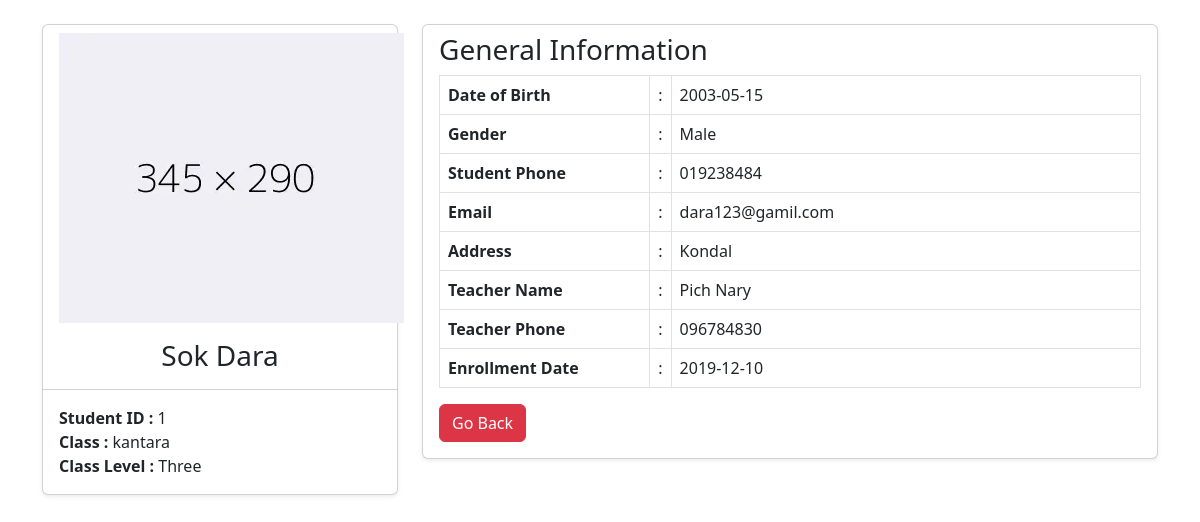
/admin/view-student-detail.php?id=1, run on the app's committed database.
### tables this page shows
CREATE TABLE IF NOT EXISTS `students` (
  `stuId` int NOT NULL AUTO_INCREMENT,
  `stuName` varchar(250) DEFAULT NULL,
  `stuSex` varchar(100) DEFAULT NULL,
  `stuDOB` date DEFAULT NULL,
  `stuPhone` varchar(250) DEFAULT NULL,
  `stuEmail` varchar(250) DEFAULT NULL,
  `stuAddress` varchar(250) DEFAULT NULL,
  `FK_teaID` int DEFAULT NULL,
  `FK_clsID` int DEFAULT NULL,
  `FK_enroll` int DEFAULT NULL,
  PRIMARY KEY (`stuId`),
  KEY `FK_teaID` (`FK_teaID`),
  KEY `FK_clsID` (`FK_clsID`),
  KEY `FK_enroll` (`FK_enroll`)
);

CREATE TABLE IF NOT EXISTS `classes` (
  `clsID` int NOT NULL AUTO_INCREMENT,
  `clsName` varchar(250) DEFAULT NULL,
  `clslevel` varchar(100) DEFAULT NULL,
  PRIMARY KEY (`clsID`)
);

CREATE TABLE IF NOT EXISTS `teachers` (
  `teaID` int NOT NULL AUTO_INCREMENT,
  `teaName` varchar(250) DEFAULT NULL,
  `teaSex` varchar(100) DEFAULT NULL,
  `teaSalary` float DEFAULT NULL,
  `teaSubject` varchar(250) DEFAULT NULL,
  `teaPhone` varchar(250) DEFAULT NULL,
  `teaEmail` varchar(250) DEFAULT NULL,
  `teaAddress` varchar(250) DEFAULT NULL,
  PRIMARY KEY (`teaID`)
);

CREATE TABLE IF NOT EXISTS `enrollment` (
  `EnID` int NOT NULL AUTO_INCREMENT,
  `EnDate` date DEFAULT NULL,
  PRIMARY KEY (`EnID`)
);

### admin/view-student-detail.php (the view, shortened to what this page needs)
<?php
$con_student = new mysqli('localhost', 'root', '', 'rupp_test');
$stu_id = $_GET['id'];
$student_sql = "SELECT s.*,c.clsName,c.clslevel,t.teaName,t.teaPhone,en.EnDate
                FROM `students` AS s
                INNER JOIN classes AS c
                ON s.FK_clsID = c.clsID
                INNER JOIN teachers AS t
                ON s.FK_teaID = t.teaID
                INNER JOIN enrollment AS en
                ON s.FK_enroll = en.EnID
                WHERE s.stuId = '$stu_id'";
$rs = $con_student->query($student_sql);
$student_row = mysqli_fetch_assoc($rs);
?>
<!DOCTYPE html>
<html lang="en">
<head>
    <link href="https://cdn.jsdelivr.net/npm/bootstrap@5.3.0-alpha3/dist/css/bootstrap.min.css" rel="stylesheet"
>
</head>
<body>
    <div class="student-profile py-4">
        <div class="container">
            <div class="row">
                <div class="col-lg-4">
                    <div class="card shadow-sm">
                        <div class="card-header bg-transparent text-center">
                            <img class="profile_img" src="./assets/icon/imga_holder.png" alt="">
                            <h3 class="mt-3"><?php echo $student_row['stuName'] ?></h3>
                        </div>
                        <div class="card-body">
                            <p class="mb-0"><strong class="pr-1">Student ID : </strong><?php echo $student_row['stuId'] ?></p>
                            <p class="mb-0"><strong class="pr-1">Class : </strong><?php echo $student_row['clsName'] ?></p>
                            <p class="mb-0"><strong class="pr-1">Class Level : </strong><?php echo $student_row['clslevel'] ?></p>
                        </div>
                    </div>
                </div>
                <div class="col-lg-8">
                    <div class="card shadow-sm">
                        <div class="card-header bg-transparent border-0">
                            <h3 class="mb-0"><i class="far fa-clone pr-1"></i>General Information</h3>
                        </div>
                        <div class="card-body pt-0">
                            <table class="table table-bordered">
                                <tr>
                                    <th width="30%">Date of Birth</th>
                                    <td width="2%">:</td>
                                    <td><?php echo $student_row['stuDOB'] ?></td>
                                </tr>
                                <tr>
                                    <th width="30%">Gender</th>
                                    <td width="2%">:</td>
                                    <td><?php echo $student_row['stuSex'] ?></td>
                                </tr>
                                <tr>
                                    <th width="30%">Student Phone </th>
                                    <td width="2%">:</td>
                                    <td><?php echo $student_row['stuPhone'] ?></td>
                                </tr>
                                <tr>
                                    <th width="30%">Email</th>
                                    <td width="2%">:</td>
                                    <td><?php echo $student_row['stuEmail'] ?></td>
                                </tr>
                                <tr>
                                    <th width="30%">Address</th>
                                    <td width="2%">:</td>
                                    <td><?php echo $student_row['stuAddress'] ?></td>
                                </tr>
                                <tr>
                                    <th width="30%">Teacher Name</th>
                                    <td width="2%">:</td>
                                    <td><?php echo $student_row['teaName'] ?></td>
                                </tr>
                                <tr>
                                    <th width="30%">Teacher Phone</th>
                                    <td width="2%">:</td>
                                    <td><?php echo $student_row['teaPhone'] ?></td>
                                </tr>
                                <tr>
                                    <th width="30%">Enrollment Date</th>
                                    <td width="2%">:</td>
                                    <td><?php echo $student_row['EnDate'] ?></td>
                                </tr>
                            </table>
                            <a href="view-student.php" class="btn btn-danger">Go Back</a>
                        </div>
                    </div>
                </div>
            </div>
        </div>
    </div>
</body>
</html>

### data on the page
students: stuName "Sok Dara", stuId "1", FK_clsID.clsName "kantara", FK_clsID.clslevel "Three", stuDOB "2003-05-15", stuSex "Male", stuPhone "019238484", stuEmail "dara123@gamil.com", stuAddress "Kondal", FK_teaID.teaName "Pich Nary", FK_teaID.teaPhone "096784830", FK_enroll.EnDate "2019-12-10"
